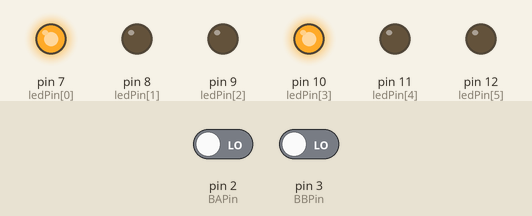
This sketch was run on a simulated Arduino Uno, built with avr-gcc and run on an emulated ATmega328P. Parts: output pins drawn as LEDs (lit = HIGH). The test bench sets the inputs (shaded band); at power-on: pin 2 (BAPin) LOW, pin 3 (BBPin) LOW.

Above: at 0.5 s.
At 7.5 s:
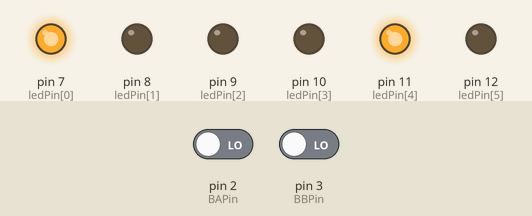
At 13.0 s:
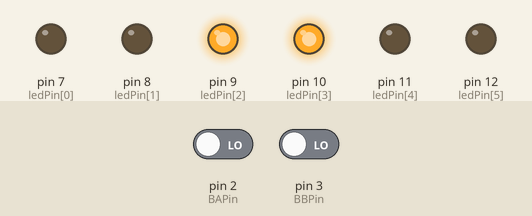
At 17.5 s:
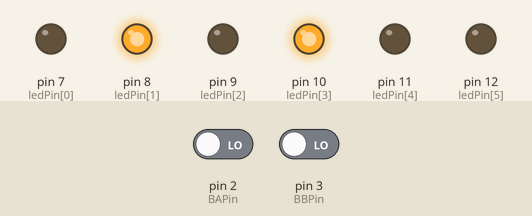
At 24.0 s:
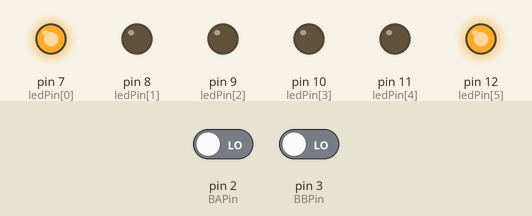
Timing chart, 0 to 27.3 s (numbered marks = the images above):
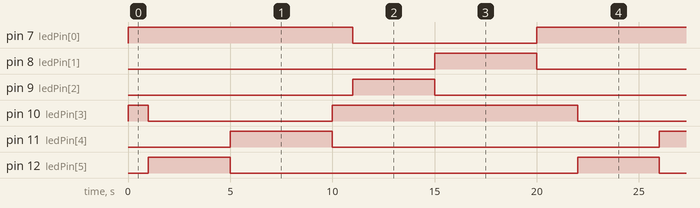

Measured:
- by itself, pin 7 (ledPin[0]): alternates HIGH for 12.0 s and LOW for 9.0 s
- by itself, pin 8 (ledPin[1]), pin 11 (ledPin[4]): alternates HIGH for 5.0 s and LOW for 16.0 s
- by itself, pin 9 (ledPin[2]), pin 12 (ledPin[5]): alternates HIGH for 4.0 s and LOW for 17.0 s
- by itself, pin 10 (ledPin[3]): repeats every 21.0 s: LOW 9.0 s, HIGH 12.0 s

The sketch:

Semafors1.ino
```cpp
/**********************************************************************************
**                                                                               **
**                                 Semafors                                      **
**                                                                               **
**                                                                               **
**********************************************************************************/
//********** Includes *************************************************************
//********** Variables ************************************************************
const int ledPin[]={7,8,9,10,11,12};               //definir noms pels pins de sortida
int ledNum=6;                                      //definir variable de numero de Leds
unsigned long currentmillis=0;                     //sincro amb millis()
unsigned long t1=1000;                             //zona temporal 1
unsigned long t2=5000;                             //zona temporal 2
unsigned long t3=10000;                            //zona temporal 3
unsigned long t4=11000;                            //zona temporal 4
unsigned long t5=15000;                            //zona temporal 5
unsigned long t6=20000;                            //zona temporal 6
unsigned long t7=21000;                            //zona temporal 7
const int BAPin=2;                                 //definir nom per Pin 2 Arduino (peatons semafor A)
const int BBPin=3;                                 //definir nom per Pin 3 Arduino (peatons semafor B)
int BAState=0;                                     //per guardar estat del boto peatons semafor A
int BBState=0;                                     //per guardar estat del boto peatons semafor B

//********** Setup ****************************************************************
void setup() {
  Serial.begin(9600);                               //definir velocitat
  for(int i = 0; i < ledNum; i++){                  // definir els pins 7,8,9,10,11 i 12 com sortides

  pinMode(ledPin[i], OUTPUT);
  }
  for(int j = 0; j < ledNum ; j++){                 // posar Leds a 0

  digitalWrite(ledPin[j], 0);
  }
  pinMode(BAPin,INPUT);                             //definir pin 2 com a entrada
  pinMode(BBPin, INPUT);                           //definir pin 3 com a entrada
}

//********** Loop *****************************************************************
void loop() {
BAState=digitalRead(BAPin);                                                         //actualitza estat del boto peatons semafor A
BBState=digitalRead(BBPin);                                                         //actualitza estat del boto peatons semafor B

if (millis()-currentmillis<=t1){                                                    //zona temporal 1
  digitalWrite(7,1);                                                                //A RED
  digitalWrite(8,0);                                                                //A ORANGE
  digitalWrite(9,0);                                                                //A GREEN

  digitalWrite(10,1);                                                               //B RED
  digitalWrite(11,0);                                                               //B ORANGE
  digitalWrite(12,0);                                                               //B GREEN
}
else if(millis()-currentmillis<=t2&&millis()-currentmillis>t1){                     //zona temporal 2
  digitalWrite(7,1);                                                                //A RED
  digitalWrite(8,0);                                                                //A ORANGE
  digitalWrite(9,0);                                                                //A GREEN

  digitalWrite(10,0);                                                               //B RED
  digitalWrite(11,0);                                                               //B ORANGE
  digitalWrite(12,1);                                                               //B GREEN
}
else if(millis()-currentmillis<=t3&&millis()-currentmillis>t2){                     //zona temporal 3
  digitalWrite(7,1);                                                                //A RED
  digitalWrite(8,0);                                                                //A ORANGE
  digitalWrite(9,0);                                                                //A GREEN

  digitalWrite(10,0);                                                               //B RED
  digitalWrite(11,1);                                                               //B ORANGE
  digitalWrite(12,0);                                                               //B GREEN
}
else if(millis()-currentmillis<=t4&&millis()-currentmillis>t3){                     //zona temporal 4
  digitalWrite(7,1);                                                                //A RED
  digitalWrite(8,0);                                                                //A ORANGE
  digitalWrite(9,0);                                                                //A GREEN

  digitalWrite(10,1);                                                               //B RED
  digitalWrite(11,0);                                                               //B ORANGE
  digitalWrite(12,0);                                                               //B GREEN
}
else if(millis()-currentmillis<=t5&&millis()-currentmillis>t4){                     //zona temporal 5
  digitalWrite(7,0);                                                                //A RED
  digitalWrite(8,0);                                                                //A ORANGE
  digitalWrite(9,1);                                                                //A GREEN

  digitalWrite(10,1);                                                               //B RED
  digitalWrite(11,0);                                                               //B ORANGE
  digitalWrite(12,0);                                                               //B GREEN
}
else if(millis()-currentmillis<=t6&&millis()-currentmillis>t5){                     //zona temporal 6
  digitalWrite(7,0);                                                                //A RED
  digitalWrite(8,1);                                                                //A ORANGE
  digitalWrite(9,0);                                                                //A GREEN

  digitalWrite(10,1);                                                               //B RED
  digitalWrite(11,0);                                                               //B ORANGE
  digitalWrite(12,0);                                                               //B GREEN
}
else if(millis()-currentmillis<=t7&&millis()-currentmillis>t6){                     //zona temporal 7
  digitalWrite(7,1);                                                                //A RED
  digitalWrite(8,0);                                                                //A ORANGE
  digitalWrite(9,0);                                                                //A GREEN

  digitalWrite(10,1);                                                               //B RED
  digitalWrite(11,0);                                                               //B ORANGE
  digitalWrite(12,0);                                                               //B GREEN
}
else if(millis()-currentmillis>t7){                                                 //final de cicle i reinici de la magia de llums i colors
  currentmillis=millis();
}
}
```
